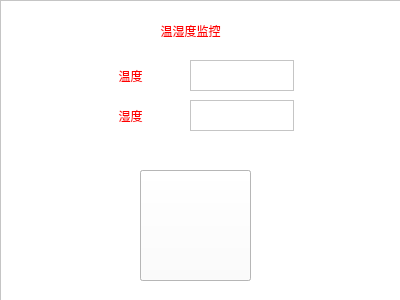
<?xml version="1.0" encoding="UTF-8"?>
<ui version="4.0">
 <class>Widget</class>
 <widget class="QWidget" name="Widget">
  <property name="geometry">
   <rect>
    <x>0</x>
    <y>0</y>
    <width>400</width>
    <height>300</height>
   </rect>
  </property>
  <property name="windowTitle">
   <string>Widget</string>
  </property>
  <widget class="QFrame" name="frame">
   <property name="geometry">
    <rect>
     <x>0</x>
     <y>0</y>
     <width>401</width>
     <height>301</height>
    </rect>
   </property>
   <property name="autoFillBackground">
    <bool>false</bool>
   </property>
   <property name="styleSheet">
    <string notr="true">background-color: rgb(255, 255, 255);</string>
   </property>
   <property name="frameShape">
    <enum>QFrame::StyledPanel</enum>
   </property>
   <property name="frameShadow">
    <enum>QFrame::Raised</enum>
   </property>
   <widget class="QLabel" name="label">
    <property name="geometry">
     <rect>
      <x>90</x>
      <y>60</y>
      <width>81</width>
      <height>31</height>
     </rect>
    </property>
    <property name="styleSheet">
     <string notr="true">font: 75 italic 14pt &quot;Ubuntu&quot;;
color: rgb(255, 0, 0);

</string>
    </property>
    <property name="text">
     <string>温度</string>
    </property>
    <property name="alignment">
     <set>Qt::AlignCenter</set>
    </property>
   </widget>
   <widget class="QLabel" name="label_2">
    <property name="geometry">
     <rect>
      <x>90</x>
      <y>100</y>
      <width>81</width>
      <height>31</height>
     </rect>
    </property>
    <property name="styleSheet">
     <string notr="true">color: rgb(255, 0, 0);
font: 75 italic 11pt &quot;Ubuntu&quot;;
font: 75 italic 14pt &quot;Ubuntu&quot;;</string>
    </property>
    <property name="text">
     <string>湿度</string>
    </property>
    <property name="alignment">
     <set>Qt::AlignCenter</set>
    </property>
   </widget>
   <widget class="QTextEdit" name="textEdit">
    <property name="geometry">
     <rect>
      <x>190</x>
      <y>60</y>
      <width>104</width>
      <height>31</height>
     </rect>
    </property>
   </widget>
   <widget class="QTextEdit" name="textEdit_2">
    <property name="geometry">
     <rect>
      <x>190</x>
      <y>100</y>
      <width>104</width>
      <height>31</height>
     </rect>
    </property>
   </widget>
   <widget class="QPushButton" name="startthread_button">
    <property name="geometry">
     <rect>
      <x>140</x>
      <y>170</y>
      <width>111</width>
      <height>111</height>
     </rect>
    </property>
    <property name="autoFillBackground">
     <bool>false</bool>
    </property>
    <property name="styleSheet">
     <string notr="true">background-image: url(:/new/prefix1/off.jpg);

</string>
    </property>
    <property name="text">
     <string/>
    </property>
   </widget>
   <widget class="QPushButton" name="stopthread_button">
    <property name="geometry">
     <rect>
      <x>140</x>
      <y>170</y>
      <width>111</width>
      <height>111</height>
     </rect>
    </property>
    <property name="styleSheet">
     <string notr="true">background-image: url(:/new/prefix1/on.jpg);</string>
    </property>
    <property name="text">
     <string/>
    </property>
   </widget>
   <widget class="QLabel" name="label_3">
    <property name="geometry">
     <rect>
      <x>90</x>
      <y>10</y>
      <width>201</width>
      <height>41</height>
     </rect>
    </property>
    <property name="styleSheet">
     <string notr="true">color: rgb(255, 0, 0);
font: 75 11pt &quot;Ubuntu&quot;;
font: 75 italic 16pt &quot;Ubuntu&quot;;</string>
    </property>
    <property name="text">
     <string>温湿度监控</string>
    </property>
    <property name="alignment">
     <set>Qt::AlignCenter</set>
    </property>
   </widget>
  </widget>
 </widget>
 <layoutdefault spacing="6" margin="11"/>
 <resources/>
 <connections/>
</ui>
